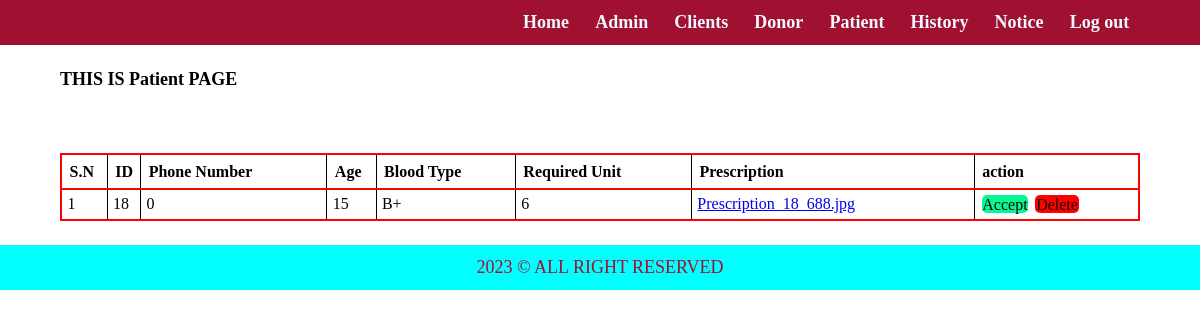
Screenshot of /admin/Manage-Patient.php (signed in) with the database file from the repository.
### tables this page shows
CREATE TABLE `tbl_patient` (
  `id` int(11) NOT NULL,
  `User_id` int(11) NOT NULL,
  `Phone_Number` bigint(20) NOT NULL,
  `Age` int(11) NOT NULL,
  `Blood_Type` varchar(20) NOT NULL,
  `Required_Unit` int(11) NOT NULL,
  `Prescription` varchar(255) NOT NULL
);

### admin/Manage-Patient.php (the view, shortened to what this page needs)
<?php include('partials/menu.php') ?>
        <div class="main-content">
            <div class="wrapper">
                <strong>THIS IS Patient PAGE</strong>
                <br><br>
                <br><br>
                <div class="whole">
                    <table class = "tbl">
                        <tr>
                            <th>S.N</th>
                            <th>ID</th>
                            <th>Phone Number</th>
                            <th>Age</th>
                            <th>Blood Type</th>
                            <th>Required Unit</th>
                            <th>Prescription</th>
                            <th>action</th>
                        </tr>
                        <?php
                $sql = "SELECT * FROM tbl_patient";
                $res = mysqli_query($conn, $sql);
                if($res==true)
                {
                    $count = mysqli_num_rows($res);
                    $sn=1;
                    if($count>0)
                    {
                        while($rows = mysqli_fetch_assoc($res))
                        {
                            $id = $rows['id'];
                            $userid = $rows['User_id'];
                            $phonenumber = $rows['Phone_Number'];
                            $age = $rows['Age'];
                            $bloodtype = $rows['Blood_Type'];
                            $requiredunit = $rows['Required_Unit'];
                            $prescription = $rows['Prescription'];
                            ?>
                            <tr>
                                <td><?php echo $sn++?></td>
                                <td><?php echo $userid?></td>
                                <td><?php echo $phonenumber ?></td>
                                <td><?php echo $age ?></td>
                                <td><?php echo $bloodtype ?></td>
                                <td><?php echo $requiredunit ?></td>
                                <td><a href="../photos/prescription/<?php echo $prescription?>"><?php echo $prescription ?></a></td>
                                <td>
                                    <a href="<?php echo SITEURL; ?>admin/accept-patientrequest.php?id=<?php echo $id;?>" class= "btn-secondary">Accept</a>
                                    <a href="<?php echo SITEURL; ?>admin/delete-patientrequest.php?id=<?php echo $id;?>" class= "btn-danger">Delete </a>
                                </td>
                            </tr>
                            <?php
                        }
                    }
                    else{
                    }
                }
                ?>
                    </table>
                </div>
            </div>
        </div>
<?php include('partials/footer.php') ?>

### css/admin.css (style rules this page uses)
* { margin: 0; padding: 0; }
.wrapper { padding:1%; width:90%; margin:0 auto; font-size: large; }
.main-content { margin:1% 0; }
.tbl, th, td { border: 1px solid black; }
.tbl { border:2px solid red; width:100%; border-collapse: collapse; }
.tbl tr th { border-bottom:2px solid red; text-align: left; padding:0.7%; margin:0; }
.tbl tr td { border-bottom:1px solid rgb(0, 0, 0); padding:0.5%; text-align: left; }
.btn-secondary { float: center; border: 2px soid rgb(5, 248, 147); background-color: rgb(5, 248, 147); color: rgb(20, 6, 6); border-radius: 5px; margin:1%; padding:0.5%; text-decoration: none; }
.btn-danger { float: center; border: 2px soid rgb(255, 0, 0); background-color: rgb(255, 0, 0); color: rgb(20, 6, 6); border-radius: 5px; margin:1%; padding:0.5%; text-decoration: none; }

### rows the page displays
tbl_patient: User "18", Phone_Number "0", Age "15", Blood_Type "B+", Required_Unit "6", Prescription "Prescription_18_688.jpg"
